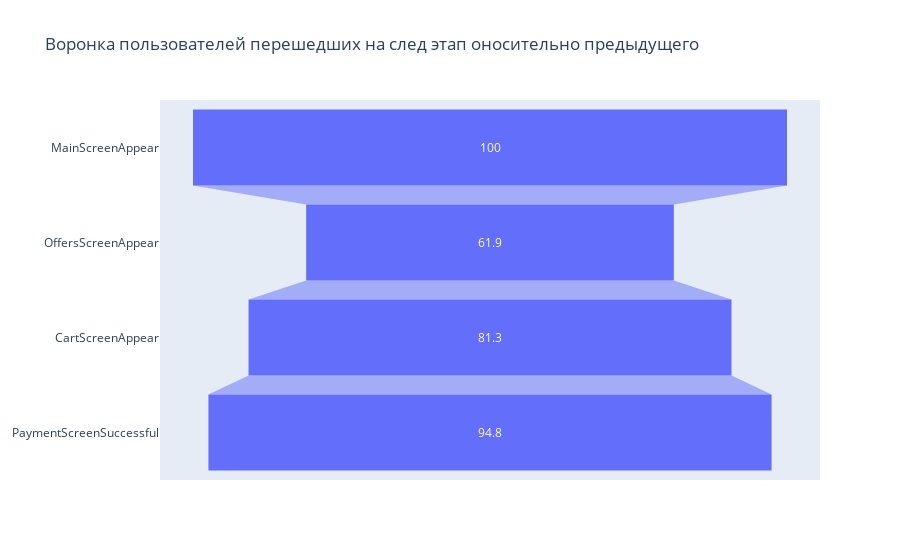

Notebook code cell kept with this figure:
### Markdown cell above
**Построим воронку- какой % пользователей перешел на след этап оносительно предыдущего**

### Code cell
fig = go.Figure(go.Funnel(
    y = ['MainScreenAppear', 'OffersScreenAppear', 'CartScreenAppear', 'PaymentScreenSuccessful'],
    x = [100,61.9,81.3,94.8]))
fig.update_layout(title="Воронка пользователей перешедших на след этап оносительно предыдущего")
fig.show()

### Figure 1 — Plotly figure (JSON) as saved in the notebook; plotly's stock layout.template omitted (floating-point values rounded to 4 significant figures)
{"data": [{"type": "funnel", "x": [100, 61.9, 81.3, 94.8], "y": ["MainScreenAppear", "OffersScreenAppear", "CartScreenAppear", "PaymentScreenSuccessful"]}], "layout": {"title": {"text": "Воронка пользователей перешедших на след этап оносительно предыдущего"}}}
